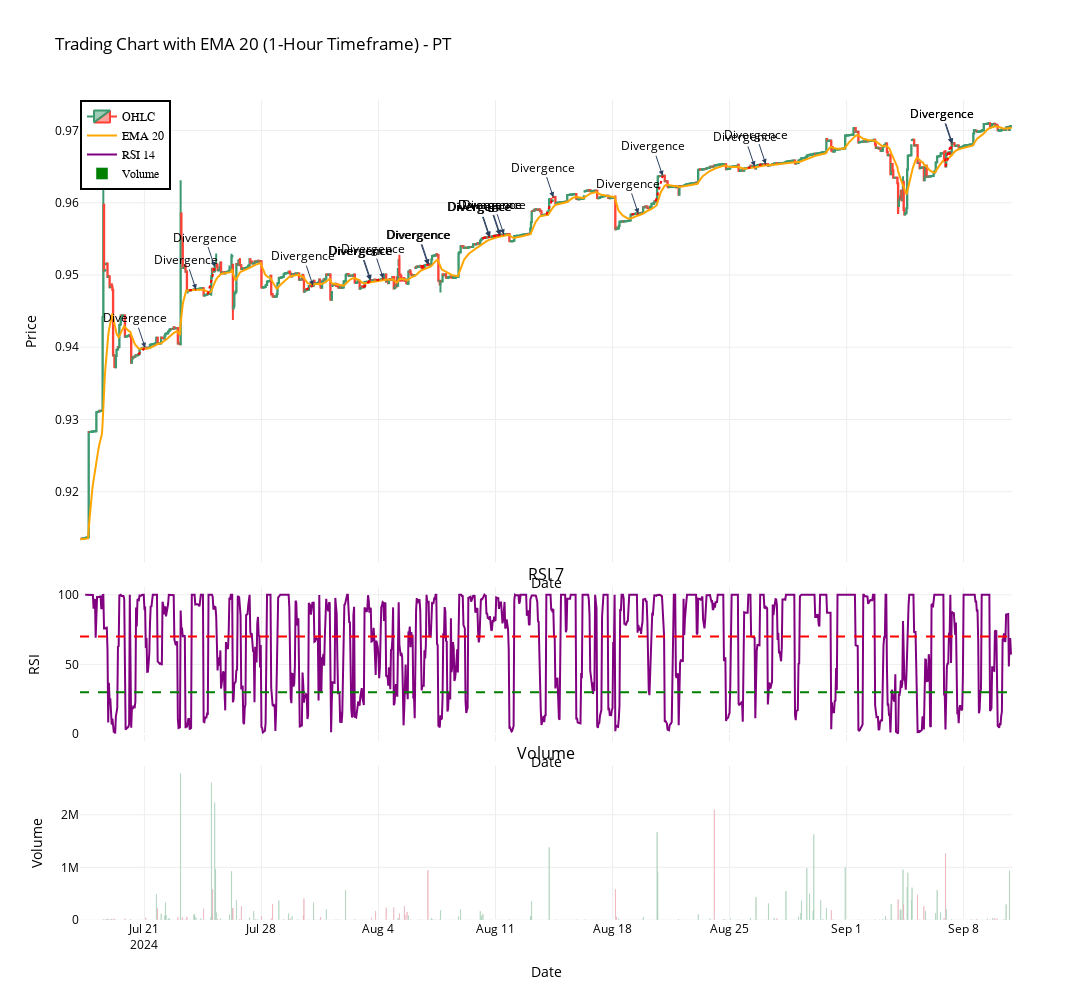
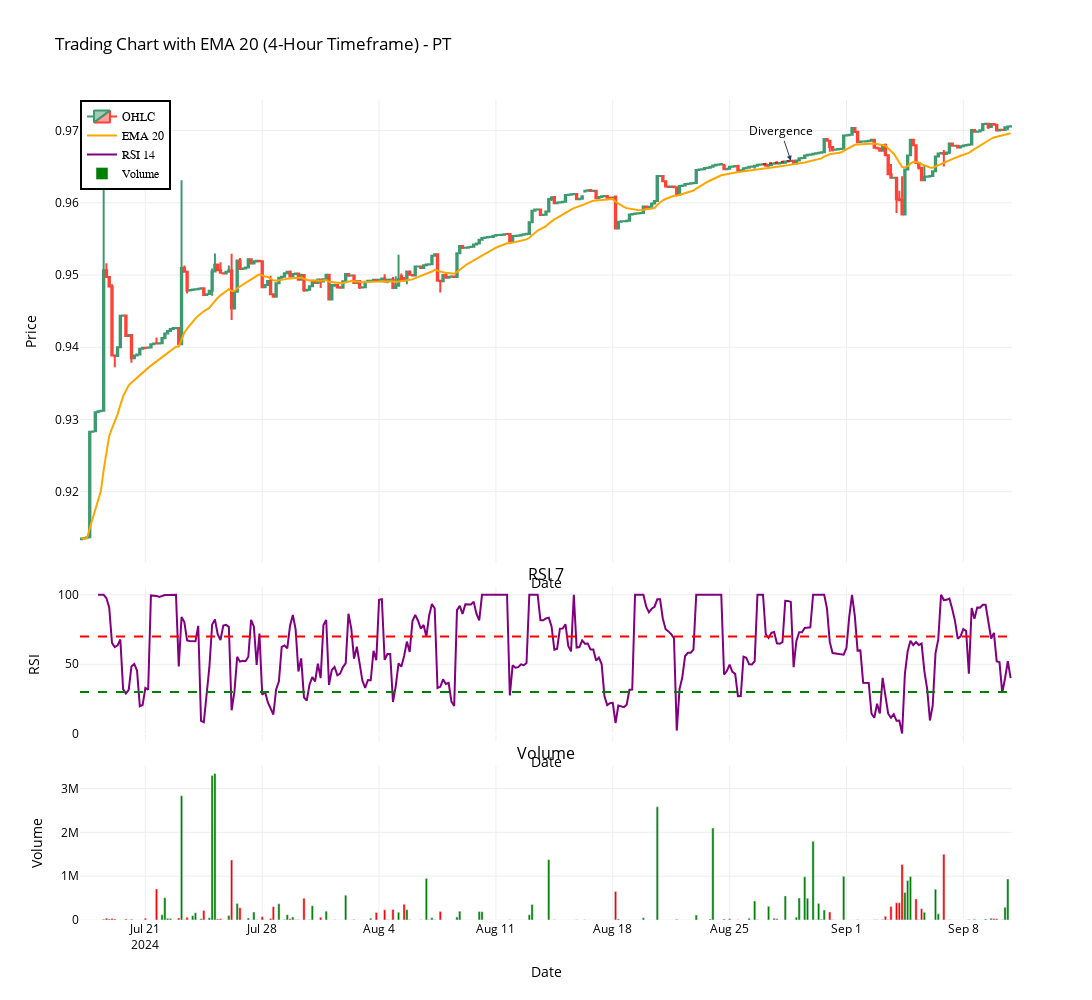
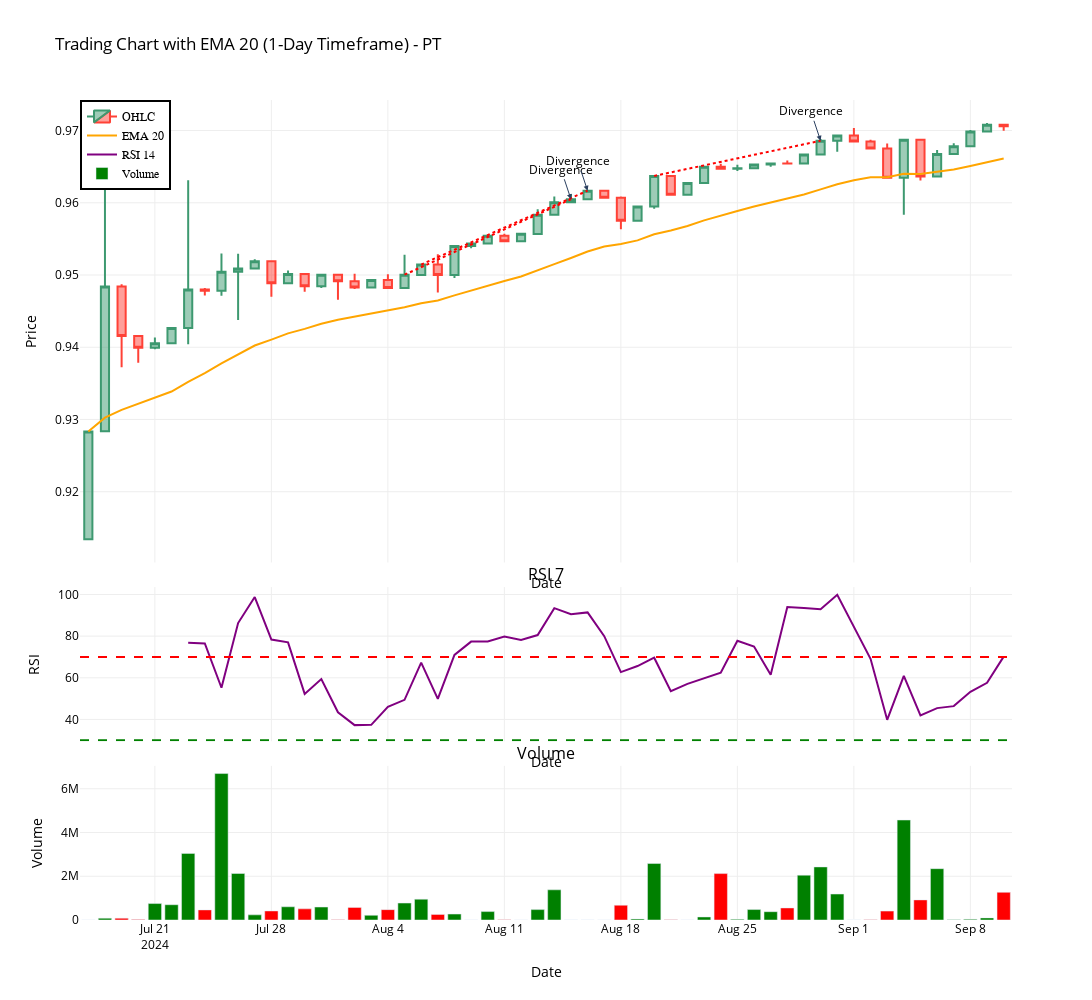

These figures' notebook cell, in order:
### Code cell
def calculate_ema(data, period = 20):
    return data.ewm(span=period, adjust=False).mean()

def calculate_rsi(data, period=7):
    delta = data.diff()
    gain = (delta.where(delta > 0, 0)).rolling(window=period).mean()
    loss = (-delta.where(delta < 0, 0)).rolling(window=period).mean()
    rs = gain / loss
    return 100 - (100 / (1 + rs))

def detect_divergence(price, rsi, window=5, forward_window=5):
    divergences = []
    for i in range(window, len(price) - forward_window):
        price_window = price[i-window:i+1]
        rsi_window = rsi[i-window:i+1]
        
        price_forward = price[i+2:i+1+forward_window]  # Start 2 periods later
        rsi_forward = rsi[i+2:i+1+forward_window]  # Start 2 periods later
        
        # Check if RSI is within the valid range (5 <= RSI <= 95)
        if 5 <= rsi_window.iloc[-1] <= 95:
            if price_window.iloc[-1] > price_window.iloc[:-1].max():  # New high in price
                if rsi_window.iloc[-1] <= rsi_window.iloc[:-1].max():  # Not a new high in RSI
                    if len(price_forward) >= 2 and price_forward.max() > price_window.iloc[-1]:  # Price continues to make new highs
                        if rsi_forward.max() <= rsi_window.iloc[-1]:  # RSI doesn't make new highs
                            if rsi_window.iloc[-1] > 65:  # RSI is above 65
                                divergences.append((i))
            
            elif price_window.iloc[-1] < price_window.iloc[:-1].min():  # New low in price
                if rsi_window.iloc[-1] >= rsi_window.iloc[:-1].min():  # Not a new low in RSI
                    if len(price_forward) >= 2 and price_forward.min() < price_window.iloc[-1]:  # Price continues to make new lows
                        if rsi_forward.min() >= rsi_window.iloc[-1]:  # RSI doesn't make new lows
                            if rsi_window.iloc[-1] < 35:  # RSI is below 35
                                divergences.append((i))
    
    return divergences
def create_chart(df, title):
    # Calculate EMA 20 and RSI 14
    df['EMA20'] = calculate_ema(df['Close'], 20)
    df['RSI7'] = calculate_rsi(df['Close'], 7)
    
    # Detect divergences
    divergences = detect_divergence(df['Close'], df['RSI7'])

    fig = make_subplots(rows=3, cols=1, shared_xaxes=True, 
                        vertical_spacing=0.03, subplot_titles=('', 'RSI 7', 'Volume'), 
                        row_heights=[0.6, 0.2, 0.2])

    # Add OHLC candlesticks
    fig.add_trace(go.Candlestick(
        x=df.index,
        open=df['Open'],
        high=df['High'],
        low=df['Low'],
        close=df['Close'],
        name='OHLC'
    ), row=1, col=1)

    # Add EMA 20
    fig.add_trace(go.Scatter(
        x=df.index,
        y=df['EMA20'],
        line=dict(color='orange', width=2),
        name='EMA 20'
    ), row=1, col=1)

    # Add RSI 14
    fig.add_trace(go.Scatter(
        x=df.index,
        y=df['RSI7'],
        line=dict(color='purple', width=2),
        name='RSI 14'
    ), row=2, col=1)

    # Add RSI overbought/oversold lines
    fig.add_hline(y=70, line_dash="dash", line_color="red", row=2, col=1)
    fig.add_hline(y=30, line_dash="dash", line_color="green", row=2, col=1)

    # Add volume bars
    colors = ['red' if row['Open'] > row['Close'] else 'green' for index, row in df.iterrows()]
    fig.add_trace(go.Bar(
        x=df.index, 
        y=df['Volume'],
        marker_color=colors,
        name='Volume'
    ), row=3, col=1)

    # Add divergence markers
    for div in divergences:
        fig.add_shape(
            type="line",
            x0=df.index[div-10], y0=df['Close'].iloc[div-10],
            x1=df.index[div], y1=df['Close'].iloc[div],
            line=dict(color="red", width=2, dash="dot"),
            row=1, col=1
        )
        fig.add_annotation(
            x=df.index[div], y=df['Close'].iloc[div],
            text="Divergence",
            showarrow=True,
            arrowhead=2,
            row=1, col=1
        )

    # Update layout
    fig.update_layout(
        title=title,
        height=1000,
        width=1200,
        showlegend=True,
        paper_bgcolor='white',
        plot_bgcolor='white',
        font=dict(color='black'),
        xaxis=dict(
            title='Date',
            gridcolor='#EEEEEE',
            rangeslider=dict(visible=False)
        ),
        xaxis2=dict(
            title='Date',
            gridcolor='#EEEEEE'
        ),
        xaxis3=dict(
            title='Date',
            gridcolor='#EEEEEE'
        ),
        legend=dict(
            x=0,
            y=1,
            traceorder="normal",
            font=dict(
                family="sans-serif",
                size=12,
                color="black"
            ),
            bgcolor="white",
            bordercolor="black",
            borderwidth=2
        )
    )

    fig.update_yaxes(title_text='Price', row=1, col=1, gridcolor='#EEEEEE')
    fig.update_yaxes(title_text='RSI', row=2, col=1, gridcolor='#EEEEEE')
    fig.update_yaxes(title_text='Volume', row=3, col=1, gridcolor='#EEEEEE')

    return fig

def resample_to_daily(df):
    """Resample the DataFrame to daily timeframe."""
    return df.resample('1D').agg({
        'Open': 'first',
        'High': 'max',
        'Low': 'min',
        'Close': 'last',
        'Volume': 'sum'
    })

def resample_to_4h(df):
    """Resample the DataFrame to daily timeframe."""
    return df.resample('4H').agg({
        'Open': 'first',
        'High': 'max',
        'Low': 'min',
        'Close': 'last',
        'Volume': 'sum'
    })

def create_and_save_charts(df, base_filename):
    """Create and save both 1-hour and 1-day charts."""
    # Prepare the DataFrame
    df = prepare_dataframe(df)

    # Create 1-hour timeframe chart with EMA
    fig_1h = create_chart(df, f'Trading Chart with EMA 20 (1-Hour Timeframe) - {base_filename}')

    # Resample to 1-day timeframe
    df_1d = resample_to_daily(df)

    # Resample to 1-day timeframe
    df_4h = resample_to_4h(df)

    # Create 1-day timeframe chart with EMA
    fig_1d = create_chart(df_1d, f'Trading Chart with EMA 20 (1-Day Timeframe) - {base_filename}')

    # Create 4-hour timeframe chart with EMA
    fig_4h = create_chart(df_4h, f'Trading Chart with EMA 20 (4-Hour Timeframe) - {base_filename}')

    # Show both charts
    fig_1h.show()
    fig_4h.show()
    fig_1d.show()
    # Save the charts to HTML files
    fig_1h.write_html(f"trading_chart_with_ema20_1h_{base_filename}.html")
    fig_1d.write_html(f"trading_chart_with_ema20_1d_{base_filename}.html")
    fig_4h.write_html(f"trading_chart_with_ema20_4h_{base_filename}.html")
    print(f"Charts saved as 'trading_chart_with_ema20_1h_{base_filename}.html' and 'trading_chart_with_ema20_1d_{base_filename}.html'.")

create_and_save_charts(dfPT, "PT")

### Figure 1 — Plotly figure (JSON) as saved in the notebook; plotly's stock layout.template omitted (floating-point values rounded to 4 significant figures; data arrays with more than 128 entries replaced by an {"elided": "..."} marker saying what was removed)
{"data": [{"close": {"elided": "1337 float values"}, "high": {"elided": "1337 float values"}, "low": {"elided": "1337 float values"}, "name": "OHLC", "open": {"elided": "1337 float values"}, "type": "candlestick", "x": {"elided": "1337 str values"}, "xaxis": "x", "yaxis": "y"}, {"line": {"color": "orange", "width": 2}, "name": "EMA 20", "type": "scatter", "x": {"elided": "1337 str values"}, "xaxis": "x", "y": {"elided": "1337 float values"}, "yaxis": "y"}, {"line": {"color": "purple", "width": 2}, "name": "RSI 14", "type": "scatter", "x": {"elided": "1337 str values"}, "xaxis": "x2", "y": {"elided": "1337 float values"}, "yaxis": "y2"}, {"marker": {"color": {"elided": "1337 str values"}}, "name": "Volume", "type": "bar", "x": {"elided": "1337 str values"}, "xaxis": "x3", "y": {"elided": "1337 float values"}, "yaxis": "y3"}], "layout": {"annotations": [{"font": {"size": 16}, "showarrow": false, "text": "RSI 7", "x": 0.5, "xanchor": "center", "xref": "paper", "y": 0.406, "yanchor": "bottom", "yref": "paper"}, {"font": {"size": 16}, "showarrow": false, "text": "Volume", "x": 0.5, "xanchor": "center", "xref": "paper", "y": 0.188, "yanchor": "bottom", "yref": "paper"}, {"arrowhead": 2, "showarrow": true, "text": "Divergence", "x": "2024-07-21T01:00:00+00:00", "xref": "x", "y": 0.9399, "yref": "y"}, {"arrowhead": 2, "showarrow": true, "text": "Divergence", "x": "2024-07-24T02:00:00+00:00", "xref": "x", "y": 0.948, "yref": "y"}, {"arrowhead": 2, "showarrow": true, "text": "Divergence", "x": "2024-07-25T05:00:00+00:00", "xref": "x", "y": 0.9511, "yref": "y"}, {"arrowhead": 2, "showarrow": true, "text": "Divergence", "x": "2024-07-31T02:00:00+00:00", "xref": "x", "y": 0.9485, "yref": "y"}, {"arrowhead": 2, "showarrow": true, "text": "Divergence", "x": "2024-08-03T12:00:00+00:00", "xref": "x", "y": 0.9493, "yref": "y"}, {"arrowhead": 2, "showarrow": true, "text": "Divergence", "x": "2024-08-03T13:00:00+00:00", "xref": "x", "y": 0.9493, "yref": "y"}, {"arrowhead": 2, "showarrow": true, "text": "Divergence", "x": "2024-08-04T07:00:00+00:00", "xref": "x", "y": 0.9495, "yref": "y"}, {"arrowhead": 2, "showarrow": true, "text": "Divergence", "x": "2024-08-06T23:00:00+00:00", "xref": "x", "y": 0.9515, "yref": "y"}, {"arrowhead": 2, "showarrow": true, "text": "Divergence", "x": "2024-08-07T00:00:00+00:00", "xref": "x", "y": 0.9515, "yref": "y"}, {"arrowhead": 2, "showarrow": true, "text": "Divergence", "x": "2024-08-10T15:00:00+00:00", "xref": "x", "y": 0.9553, "yref": "y"}, {"arrowhead": 2, "showarrow": true, "text": "Divergence", "x": "2024-08-10T16:00:00+00:00", "xref": "x", "y": 0.9553, "yref": "y"}, {"arrowhead": 2, "showarrow": true, "text": "Divergence", "x": "2024-08-11T06:00:00+00:00", "xref": "x", "y": 0.9555, "yref": "y"}, {"arrowhead": 2, "showarrow": true, "text": "Divergence", "x": "2024-08-11T07:00:00+00:00", "xref": "x", "y": 0.9555, "yref": "y"}, {"arrowhead": 2, "showarrow": true, "text": "Divergence", "x": "2024-08-11T12:00:00+00:00", "xref": "x", "y": 0.9556, "yref": "y"}, {"arrowhead": 2, "showarrow": true, "text": "Divergence", "x": "2024-08-14T11:00:00+00:00", "xref": "x", "y": 0.9608, "yref": "y"}, {"arrowhead": 2, "showarrow": true, "text": "Divergence", "x": "2024-08-19T13:00:00+00:00", "xref": "x", "y": 0.9585, "yref": "y"}, {"arrowhead": 2, "showarrow": true, "text": "Divergence", "x": "2024-08-21T00:00:00+00:00", "xref": "x", "y": 0.9637, "yref": "y"}, {"arrowhead": 2, "showarrow": true, "text": "Divergence", "x": "2024-08-26T12:00:00+00:00", "xref": "x", "y": 0.965, "yref": "y"}, {"arrowhead": 2, "showarrow": true, "text": "Divergence", "x": "2024-08-27T04:00:00+00:00", "xref": "x", "y": 0.9654, "yref": "y"}, {"arrowhead": 2, "showarrow": true, "text": "Divergence", "x": "2024-09-07T07:00:00+00:00", "xref": "x", "y": 0.9682, "yref": "y"}, {"arrowhead": 2, "showarrow": true, "text": "Divergence", "x": "2024-09-07T08:00:00+00:00", "xref": "x", "y": 0.9682, "yref": "y"}], "font": {"color": "black"}, "height": 1000, "legend": {"bgcolor": "white", "bordercolor": "black", "borderwidth": 2, "font": {"color": "black", "family": "sans-serif", "size": 12}, "traceorder": "normal", "x": 0, "y": 1}, "paper_bgcolor": "white", "plot_bgcolor": "white", "shapes": [{"line": {"color": "red", "dash": "dash"}, "type": "line", "x0": 0, "x1": 1, "xref": "x2 domain", "y0": 70, "y1": 70, "yref": "y2"}, {"line": {"color": "green", "dash": "dash"}, "type": "line", "x0": 0, "x1": 1, "xref": "x2 domain", "y0": 30, "y1": 30, "yref": "y2"}, {"line": {"color": "red", "dash": "dot", "width": 2}, "type": "line", "x0": "2024-07-20T15:00:00+00:00", "x1": "2024-07-21T01:00:00+00:00", "xref": "x", "y0": 0.939, "y1": 0.9399, "yref": "y"}, {"line": {"color": "red", "dash": "dot", "width": 2}, "type": "line", "x0": "2024-07-23T16:00:00+00:00", "x1": "2024-07-24T02:00:00+00:00", "xref": "x", "y0": 0.9479, "y1": 0.948, "yref": "y"}, {"line": {"color": "red", "dash": "dot", "width": 2}, "type": "line", "x0": "2024-07-24T19:00:00+00:00", "x1": "2024-07-25T05:00:00+00:00", "xref": "x", "y0": 0.9473, "y1": 0.9511, "yref": "y"}, {"line": {"color": "red", "dash": "dot", "width": 2}, "type": "line", "x0": "2024-07-30T16:00:00+00:00", "x1": "2024-07-31T02:00:00+00:00", "xref": "x", "y0": 0.948, "y1": 0.9485, "yref": "y"}, {"line": {"color": "red", "dash": "dot", "width": 2}, "type": "line", "x0": "2024-08-03T02:00:00+00:00", "x1": "2024-08-03T12:00:00+00:00", "xref": "x", "y0": 0.9483, "y1": 0.9493, "yref": "y"}, {"line": {"color": "red", "dash": "dot", "width": 2}, "type": "line", "x0": "2024-08-03T03:00:00+00:00", "x1": "2024-08-03T13:00:00+00:00", "xref": "x", "y0": 0.9483, "y1": 0.9493, "yref": "y"}, {"line": {"color": "red", "dash": "dot", "width": 2}, "type": "line", "x0": "2024-08-03T21:00:00+00:00", "x1": "2024-08-04T07:00:00+00:00", "xref": "x", "y0": 0.9493, "y1": 0.9495, "yref": "y"}, {"line": {"color": "red", "dash": "dot", "width": 2}, "type": "line", "x0": "2024-08-06T13:00:00+00:00", "x1": "2024-08-06T23:00:00+00:00", "xref": "x", "y0": 0.9512, "y1": 0.9515, "yref": "y"}, {"line": {"color": "red", "dash": "dot", "width": 2}, "type": "line", "x0": "2024-08-06T14:00:00+00:00", "x1": "2024-08-07T00:00:00+00:00", "xref": "x", "y0": 0.951, "y1": 0.9515, "yref": "y"}, {"line": {"color": "red", "dash": "dot", "width": 2}, "type": "line", "x0": "2024-08-10T05:00:00+00:00", "x1": "2024-08-10T15:00:00+00:00", "xref": "x", "y0": 0.955, "y1": 0.9553, "yref": "y"}, {"line": {"color": "red", "dash": "dot", "width": 2}, "type": "line", "x0": "2024-08-10T06:00:00+00:00", "x1": "2024-08-10T16:00:00+00:00", "xref": "x", "y0": 0.9551, "y1": 0.9553, "yref": "y"}, {"line": {"color": "red", "dash": "dot", "width": 2}, "type": "line", "x0": "2024-08-10T20:00:00+00:00", "x1": "2024-08-11T06:00:00+00:00", "xref": "x", "y0": 0.9554, "y1": 0.9555, "yref": "y"}, {"line": {"color": "red", "dash": "dot", "width": 2}, "type": "line", "x0": "2024-08-10T21:00:00+00:00", "x1": "2024-08-11T07:00:00+00:00", "xref": "x", "y0": 0.9554, "y1": 0.9555, "yref": "y"}, {"line": {"color": "red", "dash": "dot", "width": 2}, "type": "line", "x0": "2024-08-11T02:00:00+00:00", "x1": "2024-08-11T12:00:00+00:00", "xref": "x", "y0": 0.9555, "y1": 0.9556, "yref": "y"}, {"line": {"color": "red", "dash": "dot", "width": 2}, "type": "line", "x0": "2024-08-14T01:00:00+00:00", "x1": "2024-08-14T11:00:00+00:00", "xref": "x", "y0": 0.9584, "y1": 0.9608, "yref": "y"}, {"line": {"color": "red", "dash": "dot", "width": 2}, "type": "line", "x0": "2024-08-19T03:00:00+00:00", "x1": "2024-08-19T13:00:00+00:00", "xref": "x", "y0": 0.9584, "y1": 0.9585, "yref": "y"}, {"line": {"color": "red", "dash": "dot", "width": 2}, "type": "line", "x0": "2024-08-20T14:00:00+00:00", "x1": "2024-08-21T00:00:00+00:00", "xref": "x", "y0": 0.9602, "y1": 0.9637, "yref": "y"}, {"line": {"color": "red", "dash": "dot", "width": 2}, "type": "line", "x0": "2024-08-26T02:00:00+00:00", "x1": "2024-08-26T12:00:00+00:00", "xref": "x", "y0": 0.9648, "y1": 0.965, "yref": "y"}, {"line": {"color": "red", "dash": "dot", "width": 2}, "type": "line", "x0": "2024-08-26T18:00:00+00:00", "x1": "2024-08-27T04:00:00+00:00", "xref": "x", "y0": 0.9652, "y1": 0.9654, "yref": "y"}, {"line": {"color": "red", "dash": "dot", "width": 2}, "type": "line", "x0": "2024-09-06T21:00:00+00:00", "x1": "2024-09-07T07:00:00+00:00", "xref": "x", "y0": 0.9658, "y1": 0.9682, "yref": "y"}, {"line": {"color": "red", "dash": "dot", "width": 2}, "type": "line", "x0": "2024-09-06T22:00:00+00:00", "x1": "2024-09-07T08:00:00+00:00", "xref": "x", "y0": 0.965, "y1": 0.9682, "yref": "y"}], "showlegend": true, "title": {"text": "Trading Chart with EMA 20 (1-Hour Timeframe) - PT"}, "width": 1200, "xaxis": {"anchor": "y", "domain": [0, 1], "gridcolor": "#EEEEEE", "matches": "x3", "rangeslider": {"visible": false}, "showticklabels": false, "title": {"text": "Date"}}, "xaxis2": {"anchor": "y2", "domain": [0, 1], "gridcolor": "#EEEEEE", "matches": "x3", "showticklabels": false, "title": {"text": "Date"}}, "xaxis3": {"anchor": "y3", "domain": [0, 1], "gridcolor": "#EEEEEE", "title": {"text": "Date"}}, "yaxis": {"anchor": "x", "domain": [0.436, 1], "gridcolor": "#EEEEEE", "title": {"text": "Price"}}, "yaxis2": {"anchor": "x2", "domain": [0.218, 0.406], "gridcolor": "#EEEEEE", "title": {"text": "RSI"}}, "yaxis3": {"anchor": "x3", "domain": [0, 0.188], "gridcolor": "#EEEEEE", "title": {"text": "Volume"}}}}

### Figure 2 — Plotly figure (JSON) as saved in the notebook; plotly's stock layout.template omitted (floating-point values rounded to 4 significant figures; data arrays with more than 128 entries replaced by an {"elided": "..."} marker saying what was removed)
{"data": [{"close": {"elided": "335 float values"}, "high": {"elided": "335 float values"}, "low": {"elided": "335 float values"}, "name": "OHLC", "open": {"elided": "335 float values"}, "type": "candlestick", "x": {"elided": "335 str values"}, "xaxis": "x", "yaxis": "y"}, {"line": {"color": "orange", "width": 2}, "name": "EMA 20", "type": "scatter", "x": {"elided": "335 str values"}, "xaxis": "x", "y": {"elided": "335 float values"}, "yaxis": "y"}, {"line": {"color": "purple", "width": 2}, "name": "RSI 14", "type": "scatter", "x": {"elided": "335 str values"}, "xaxis": "x2", "y": {"elided": "335 float values"}, "yaxis": "y2"}, {"marker": {"color": {"elided": "335 str values"}}, "name": "Volume", "type": "bar", "x": {"elided": "335 str values"}, "xaxis": "x3", "y": {"elided": "335 float values"}, "yaxis": "y3"}], "layout": {"annotations": [{"font": {"size": 16}, "showarrow": false, "text": "RSI 7", "x": 0.5, "xanchor": "center", "xref": "paper", "y": 0.406, "yanchor": "bottom", "yref": "paper"}, {"font": {"size": 16}, "showarrow": false, "text": "Volume", "x": 0.5, "xanchor": "center", "xref": "paper", "y": 0.188, "yanchor": "bottom", "yref": "paper"}, {"arrowhead": 2, "showarrow": true, "text": "Divergence", "x": "2024-08-28T16:00:00+00:00", "xref": "x", "y": 0.9658, "yref": "y"}], "font": {"color": "black"}, "height": 1000, "legend": {"bgcolor": "white", "bordercolor": "black", "borderwidth": 2, "font": {"color": "black", "family": "sans-serif", "size": 12}, "traceorder": "normal", "x": 0, "y": 1}, "paper_bgcolor": "white", "plot_bgcolor": "white", "shapes": [{"line": {"color": "red", "dash": "dash"}, "type": "line", "x0": 0, "x1": 1, "xref": "x2 domain", "y0": 70, "y1": 70, "yref": "y2"}, {"line": {"color": "green", "dash": "dash"}, "type": "line", "x0": 0, "x1": 1, "xref": "x2 domain", "y0": 30, "y1": 30, "yref": "y2"}, {"line": {"color": "red", "dash": "dot", "width": 2}, "type": "line", "x0": "2024-08-27T00:00:00+00:00", "x1": "2024-08-28T16:00:00+00:00", "xref": "x", "y0": 0.9653, "y1": 0.9658, "yref": "y"}], "showlegend": true, "title": {"text": "Trading Chart with EMA 20 (4-Hour Timeframe) - PT"}, "width": 1200, "xaxis": {"anchor": "y", "domain": [0, 1], "gridcolor": "#EEEEEE", "matches": "x3", "rangeslider": {"visible": false}, "showticklabels": false, "title": {"text": "Date"}}, "xaxis2": {"anchor": "y2", "domain": [0, 1], "gridcolor": "#EEEEEE", "matches": "x3", "showticklabels": false, "title": {"text": "Date"}}, "xaxis3": {"anchor": "y3", "domain": [0, 1], "gridcolor": "#EEEEEE", "title": {"text": "Date"}}, "yaxis": {"anchor": "x", "domain": [0.436, 1], "gridcolor": "#EEEEEE", "title": {"text": "Price"}}, "yaxis2": {"anchor": "x2", "domain": [0.218, 0.406], "gridcolor": "#EEEEEE", "title": {"text": "RSI"}}, "yaxis3": {"anchor": "x3", "domain": [0, 0.188], "gridcolor": "#EEEEEE", "title": {"text": "Volume"}}}}

### Figure 3 — Plotly figure (JSON) as saved in the notebook; plotly's stock layout.template omitted (floating-point values rounded to 4 significant figures)
{"data": [{"close": [0.9283, 0.9484, 0.9416, 0.9399, 0.9405, 0.9427, 0.948, 0.9478, 0.9504, 0.9509, 0.9519, 0.9489, 0.9501, 0.9484, 0.95, 0.9491, 0.9483, 0.9493, 0.9482, 0.95, 0.9515, 0.95, 0.954, 0.9544, 0.9554, 0.9547, 0.9557, 0.9583, 0.9601, 0.9605, 0.9617, 0.9607, 0.9575, 0.9595, 0.9637, 0.9611, 0.9627, 0.965, 0.9647, 0.9648, 0.9653, 0.9655, 0.9654, 0.9667, 0.9686, 0.9693, 0.9685, 0.9675, 0.9635, 0.9687, 0.9636, 0.9668, 0.9678, 0.9699, 0.9708, 0.9706], "high": [0.9283, 0.9659, 0.9487, 0.9417, 0.9413, 0.9428, 0.9631, 0.9482, 0.953, 0.953, 0.9522, 0.9519, 0.9506, 0.9503, 0.9501, 0.9501, 0.9502, 0.9493, 0.9501, 0.9528, 0.9515, 0.9529, 0.954, 0.9544, 0.9554, 0.9557, 0.9557, 0.9591, 0.9609, 0.9612, 0.9618, 0.9617, 0.9609, 0.9595, 0.9637, 0.9638, 0.9627, 0.965, 0.9654, 0.9653, 0.9653, 0.9655, 0.9659, 0.9667, 0.9688, 0.9693, 0.9704, 0.9687, 0.9682, 0.9687, 0.9687, 0.9673, 0.9682, 0.9701, 0.971, 0.9708], "low": [0.9134, 0.9284, 0.9372, 0.9378, 0.9397, 0.9405, 0.9404, 0.9472, 0.9471, 0.9438, 0.9509, 0.947, 0.9489, 0.9477, 0.9482, 0.9466, 0.9481, 0.9483, 0.9481, 0.9482, 0.9499, 0.9476, 0.9496, 0.9537, 0.9544, 0.9547, 0.9547, 0.9557, 0.9583, 0.9601, 0.9605, 0.9606, 0.9564, 0.9575, 0.9592, 0.9611, 0.9611, 0.9627, 0.9646, 0.9644, 0.9647, 0.965, 0.9654, 0.9654, 0.9667, 0.9671, 0.9683, 0.9675, 0.9634, 0.9584, 0.9631, 0.9636, 0.9668, 0.9678, 0.9699, 0.97], "name": "OHLC", "open": [0.9134, 0.9284, 0.9484, 0.9416, 0.9399, 0.9405, 0.9427, 0.948, 0.9478, 0.9504, 0.9509, 0.9519, 0.9489, 0.9501, 0.9485, 0.95, 0.9491, 0.9483, 0.9493, 0.9482, 0.95, 0.9515, 0.95, 0.954, 0.9544, 0.9554, 0.9547, 0.9557, 0.9583, 0.9601, 0.9605, 0.9617, 0.9607, 0.9575, 0.9595, 0.9637, 0.9611, 0.9627, 0.965, 0.9647, 0.9648, 0.9653, 0.9655, 0.9654, 0.9667, 0.9686, 0.9693, 0.9685, 0.9675, 0.9635, 0.9687, 0.9636, 0.9668, 0.9678, 0.9699, 0.9708], "type": "candlestick", "x": ["2024-07-17T00:00:00+00:00", "2024-07-18T00:00:00+00:00", "2024-07-19T00:00:00+00:00", "2024-07-20T00:00:00+00:00", "2024-07-21T00:00:00+00:00", "2024-07-22T00:00:00+00:00", "2024-07-23T00:00:00+00:00", "2024-07-24T00:00:00+00:00", "2024-07-25T00:00:00+00:00", "2024-07-26T00:00:00+00:00", "2024-07-27T00:00:00+00:00", "2024-07-28T00:00:00+00:00", "2024-07-29T00:00:00+00:00", "2024-07-30T00:00:00+00:00", "2024-07-31T00:00:00+00:00", "2024-08-01T00:00:00+00:00", "2024-08-02T00:00:00+00:00", "2024-08-03T00:00:00+00:00", "2024-08-04T00:00:00+00:00", "2024-08-05T00:00:00+00:00", "2024-08-06T00:00:00+00:00", "2024-08-07T00:00:00+00:00", "2024-08-08T00:00:00+00:00", "2024-08-09T00:00:00+00:00", "2024-08-10T00:00:00+00:00", "2024-08-11T00:00:00+00:00", "2024-08-12T00:00:00+00:00", "2024-08-13T00:00:00+00:00", "2024-08-14T00:00:00+00:00", "2024-08-15T00:00:00+00:00", "2024-08-16T00:00:00+00:00", "2024-08-17T00:00:00+00:00", "2024-08-18T00:00:00+00:00", "2024-08-19T00:00:00+00:00", "2024-08-20T00:00:00+00:00", "2024-08-21T00:00:00+00:00", "2024-08-22T00:00:00+00:00", "2024-08-23T00:00:00+00:00", "2024-08-24T00:00:00+00:00", "2024-08-25T00:00:00+00:00", "2024-08-26T00:00:00+00:00", "2024-08-27T00:00:00+00:00", "2024-08-28T00:00:00+00:00", "2024-08-29T00:00:00+00:00", "2024-08-30T00:00:00+00:00", "2024-08-31T00:00:00+00:00", "2024-09-01T00:00:00+00:00", "2024-09-02T00:00:00+00:00", "2024-09-03T00:00:00+00:00", "2024-09-04T00:00:00+00:00", "2024-09-05T00:00:00+00:00", "2024-09-06T00:00:00+00:00", "2024-09-07T00:00:00+00:00", "2024-09-08T00:00:00+00:00", "2024-09-09T00:00:00+00:00", "2024-09-10T00:00:00+00:00"], "xaxis": "x", "yaxis": "y"}, {"line": {"color": "orange", "width": 2}, "name": "EMA 20", "type": "scatter", "x": ["2024-07-17T00:00:00+00:00", "2024-07-18T00:00:00+00:00", "2024-07-19T00:00:00+00:00", "2024-07-20T00:00:00+00:00", "2024-07-21T00:00:00+00:00", "2024-07-22T00:00:00+00:00", "2024-07-23T00:00:00+00:00", "2024-07-24T00:00:00+00:00", "2024-07-25T00:00:00+00:00", "2024-07-26T00:00:00+00:00", "2024-07-27T00:00:00+00:00", "2024-07-28T00:00:00+00:00", "2024-07-29T00:00:00+00:00", "2024-07-30T00:00:00+00:00", "2024-07-31T00:00:00+00:00", "2024-08-01T00:00:00+00:00", "2024-08-02T00:00:00+00:00", "2024-08-03T00:00:00+00:00", "2024-08-04T00:00:00+00:00", "2024-08-05T00:00:00+00:00", "2024-08-06T00:00:00+00:00", "2024-08-07T00:00:00+00:00", "2024-08-08T00:00:00+00:00", "2024-08-09T00:00:00+00:00", "2024-08-10T00:00:00+00:00", "2024-08-11T00:00:00+00:00", "2024-08-12T00:00:00+00:00", "2024-08-13T00:00:00+00:00", "2024-08-14T00:00:00+00:00", "2024-08-15T00:00:00+00:00", "2024-08-16T00:00:00+00:00", "2024-08-17T00:00:00+00:00", "2024-08-18T00:00:00+00:00", "2024-08-19T00:00:00+00:00", "2024-08-20T00:00:00+00:00", "2024-08-21T00:00:00+00:00", "2024-08-22T00:00:00+00:00", "2024-08-23T00:00:00+00:00", "2024-08-24T00:00:00+00:00", "2024-08-25T00:00:00+00:00", "2024-08-26T00:00:00+00:00", "2024-08-27T00:00:00+00:00", "2024-08-28T00:00:00+00:00", "2024-08-29T00:00:00+00:00", "2024-08-30T00:00:00+00:00", "2024-08-31T00:00:00+00:00", "2024-09-01T00:00:00+00:00", "2024-09-02T00:00:00+00:00", "2024-09-03T00:00:00+00:00", "2024-09-04T00:00:00+00:00", "2024-09-05T00:00:00+00:00", "2024-09-06T00:00:00+00:00", "2024-09-07T00:00:00+00:00", "2024-09-08T00:00:00+00:00", "2024-09-09T00:00:00+00:00", "2024-09-10T00:00:00+00:00"], "xaxis": "x", "y": [0.9283, 0.9303, 0.9313, 0.9322, 0.9329, 0.9339, 0.9352, 0.9364, 0.9378, 0.939, 0.9402, 0.9411, 0.9419, 0.9425, 0.9433, 0.9438, 0.9442, 0.9447, 0.9451, 0.9455, 0.9461, 0.9465, 0.9472, 0.9479, 0.9486, 0.9492, 0.9498, 0.9506, 0.9515, 0.9524, 0.9533, 0.954, 0.9543, 0.9548, 0.9556, 0.9562, 0.9568, 0.9576, 0.9582, 0.9589, 0.9595, 0.9601, 0.9606, 0.9611, 0.9619, 0.9626, 0.9631, 0.9635, 0.9635, 0.964, 0.964, 0.9643, 0.9646, 0.9651, 0.9656, 0.9661], "yaxis": "y"}, {"line": {"color": "purple", "width": 2}, "name": "RSI 14", "type": "scatter", "x": ["2024-07-17T00:00:00+00:00", "2024-07-18T00:00:00+00:00", "2024-07-19T00:00:00+00:00", "2024-07-20T00:00:00+00:00", "2024-07-21T00:00:00+00:00", "2024-07-22T00:00:00+00:00", "2024-07-23T00:00:00+00:00", "2024-07-24T00:00:00+00:00", "2024-07-25T00:00:00+00:00", "2024-07-26T00:00:00+00:00", "2024-07-27T00:00:00+00:00", "2024-07-28T00:00:00+00:00", "2024-07-29T00:00:00+00:00", "2024-07-30T00:00:00+00:00", "2024-07-31T00:00:00+00:00", "2024-08-01T00:00:00+00:00", "2024-08-02T00:00:00+00:00", "2024-08-03T00:00:00+00:00", "2024-08-04T00:00:00+00:00", "2024-08-05T00:00:00+00:00", "2024-08-06T00:00:00+00:00", "2024-08-07T00:00:00+00:00", "2024-08-08T00:00:00+00:00", "2024-08-09T00:00:00+00:00", "2024-08-10T00:00:00+00:00", "2024-08-11T00:00:00+00:00", "2024-08-12T00:00:00+00:00", "2024-08-13T00:00:00+00:00", "2024-08-14T00:00:00+00:00", "2024-08-15T00:00:00+00:00", "2024-08-16T00:00:00+00:00", "2024-08-17T00:00:00+00:00", "2024-08-18T00:00:00+00:00", "2024-08-19T00:00:00+00:00", "2024-08-20T00:00:00+00:00", "2024-08-21T00:00:00+00:00", "2024-08-22T00:00:00+00:00", "2024-08-23T00:00:00+00:00", "2024-08-24T00:00:00+00:00", "2024-08-25T00:00:00+00:00", "2024-08-26T00:00:00+00:00", "2024-08-27T00:00:00+00:00", "2024-08-28T00:00:00+00:00", "2024-08-29T00:00:00+00:00", "2024-08-30T00:00:00+00:00", "2024-08-31T00:00:00+00:00", "2024-09-01T00:00:00+00:00", "2024-09-02T00:00:00+00:00", "2024-09-03T00:00:00+00:00", "2024-09-04T00:00:00+00:00", "2024-09-05T00:00:00+00:00", "2024-09-06T00:00:00+00:00", "2024-09-07T00:00:00+00:00", "2024-09-08T00:00:00+00:00", "2024-09-09T00:00:00+00:00", "2024-09-10T00:00:00+00:00"], "xaxis": "x2", "y": [null, null, null, null, null, null, 76.82, 76.51, 55.22, 86.3, 98.77, 78.36, 77.01, 52.26, 59.41, 43.44, 37.26, 37.39, 46.07, 49.42, 67.31, 49.9, 70.99, 77.38, 77.46, 79.78, 78.15, 80.54, 93.46, 90.53, 91.41, 80.0, 62.72, 65.64, 69.64, 53.57, 57.09, 59.85, 62.45, 77.79, 75.04, 61.49, 94.0, 93.5, 92.93, 99.87, 84.28, 69.1, 39.81, 60.95, 41.89, 45.43, 46.39, 53.27, 57.61, 70.17], "yaxis": "y2"}, {"marker": {"color": ["green", "green", "red", "red", "green", "green", "green", "red", "green", "green", "green", "red", "green", "red", "green", "red", "red", "green", "red", "green", "green", "red", "green", "green", "green", "red", "green", "green", "green", "green", "green", "red", "red", "green", "green", "red", "green", "green", "red", "green", "green", "green", "red", "green", "green", "green", "red", "red", "red", "green", "red", "green", "green", "green", "green", "red"]}, "name": "Volume", "type": "bar", "x": ["2024-07-17T00:00:00+00:00", "2024-07-18T00:00:00+00:00", "2024-07-19T00:00:00+00:00", "2024-07-20T00:00:00+00:00", "2024-07-21T00:00:00+00:00", "2024-07-22T00:00:00+00:00", "2024-07-23T00:00:00+00:00", "2024-07-24T00:00:00+00:00", "2024-07-25T00:00:00+00:00", "2024-07-26T00:00:00+00:00", "2024-07-27T00:00:00+00:00", "2024-07-28T00:00:00+00:00", "2024-07-29T00:00:00+00:00", "2024-07-30T00:00:00+00:00", "2024-07-31T00:00:00+00:00", "2024-08-01T00:00:00+00:00", "2024-08-02T00:00:00+00:00", "2024-08-03T00:00:00+00:00", "2024-08-04T00:00:00+00:00", "2024-08-05T00:00:00+00:00", "2024-08-06T00:00:00+00:00", "2024-08-07T00:00:00+00:00", "2024-08-08T00:00:00+00:00", "2024-08-09T00:00:00+00:00", "2024-08-10T00:00:00+00:00", "2024-08-11T00:00:00+00:00", "2024-08-12T00:00:00+00:00", "2024-08-13T00:00:00+00:00", "2024-08-14T00:00:00+00:00", "2024-08-15T00:00:00+00:00", "2024-08-16T00:00:00+00:00", "2024-08-17T00:00:00+00:00", "2024-08-18T00:00:00+00:00", "2024-08-19T00:00:00+00:00", "2024-08-20T00:00:00+00:00", "2024-08-21T00:00:00+00:00", "2024-08-22T00:00:00+00:00", "2024-08-23T00:00:00+00:00", "2024-08-24T00:00:00+00:00", "2024-08-25T00:00:00+00:00", "2024-08-26T00:00:00+00:00", "2024-08-27T00:00:00+00:00", "2024-08-28T00:00:00+00:00", "2024-08-29T00:00:00+00:00", "2024-08-30T00:00:00+00:00", "2024-08-31T00:00:00+00:00", "2024-09-01T00:00:00+00:00", "2024-09-02T00:00:00+00:00", "2024-09-03T00:00:00+00:00", "2024-09-04T00:00:00+00:00", "2024-09-05T00:00:00+00:00", "2024-09-06T00:00:00+00:00", "2024-09-07T00:00:00+00:00", "2024-09-08T00:00:00+00:00", "2024-09-09T00:00:00+00:00", "2024-09-10T00:00:00+00:00"], "xaxis": "x3", "y": [0, 83400.0, 82930.0, 19260.0, 751700.0, 698000.0, 3046000.0, 461600.0, 6696000.0, 2126000.0, 234900.0, 414100.0, 604200.0, 509000.0, 592400.0, 6318.0, 575500.0, 215000.0, 474300.0, 774700.0, 951800.0, 255000.0, 271000.0, 2102.0, 384400.0, 7237.0, 0, 475400.0, 1380000.0, 3841.0, 3407.0, 0, 675600.0, 49990.0, 2582000.0, 15360.0, 518.2, 137900.0, 2122000.0, 31220.0, 477900.0, 380000.0, 551200.0, 2050000.0, 2426000.0, 1187000.0, 5580.0, 12960.0, 406700.0, 4571000.0, 918900.0, 2346000.0, 9809.0, 33110.0, 94940.0, 1264000.0], "yaxis": "y3"}], "layout": {"annotations": [{"font": {"size": 16}, "showarrow": false, "text": "RSI 7", "x": 0.5, "xanchor": "center", "xref": "paper", "y": 0.406, "yanchor": "bottom", "yref": "paper"}, {"font": {"size": 16}, "showarrow": false, "text": "Volume", "x": 0.5, "xanchor": "center", "xref": "paper", "y": 0.188, "yanchor": "bottom", "yref": "paper"}, {"arrowhead": 2, "showarrow": true, "text": "Divergence", "x": "2024-08-15T00:00:00+00:00", "xref": "x", "y": 0.9605, "yref": "y"}, {"arrowhead": 2, "showarrow": true, "text": "Divergence", "x": "2024-08-16T00:00:00+00:00", "xref": "x", "y": 0.9617, "yref": "y"}, {"arrowhead": 2, "showarrow": true, "text": "Divergence", "x": "2024-08-30T00:00:00+00:00", "xref": "x", "y": 0.9686, "yref": "y"}], "font": {"color": "black"}, "height": 1000, "legend": {"bgcolor": "white", "bordercolor": "black", "borderwidth": 2, "font": {"color": "black", "family": "sans-serif", "size": 12}, "traceorder": "normal", "x": 0, "y": 1}, "paper_bgcolor": "white", "plot_bgcolor": "white", "shapes": [{"line": {"color": "red", "dash": "dash"}, "type": "line", "x0": 0, "x1": 1, "xref": "x2 domain", "y0": 70, "y1": 70, "yref": "y2"}, {"line": {"color": "green", "dash": "dash"}, "type": "line", "x0": 0, "x1": 1, "xref": "x2 domain", "y0": 30, "y1": 30, "yref": "y2"}, {"line": {"color": "red", "dash": "dot", "width": 2}, "type": "line", "x0": "2024-08-05T00:00:00+00:00", "x1": "2024-08-15T00:00:00+00:00", "xref": "x", "y0": 0.95, "y1": 0.9605, "yref": "y"}, {"line": {"color": "red", "dash": "dot", "width": 2}, "type": "line", "x0": "2024-08-06T00:00:00+00:00", "x1": "2024-08-16T00:00:00+00:00", "xref": "x", "y0": 0.9515, "y1": 0.9617, "yref": "y"}, {"line": {"color": "red", "dash": "dot", "width": 2}, "type": "line", "x0": "2024-08-20T00:00:00+00:00", "x1": "2024-08-30T00:00:00+00:00", "xref": "x", "y0": 0.9637, "y1": 0.9686, "yref": "y"}], "showlegend": true, "title": {"text": "Trading Chart with EMA 20 (1-Day Timeframe) - PT"}, "width": 1200, "xaxis": {"anchor": "y", "domain": [0, 1], "gridcolor": "#EEEEEE", "matches": "x3", "rangeslider": {"visible": false}, "showticklabels": false, "title": {"text": "Date"}}, "xaxis2": {"anchor": "y2", "domain": [0, 1], "gridcolor": "#EEEEEE", "matches": "x3", "showticklabels": false, "title": {"text": "Date"}}, "xaxis3": {"anchor": "y3", "domain": [0, 1], "gridcolor": "#EEEEEE", "title": {"text": "Date"}}, "yaxis": {"anchor": "x", "domain": [0.436, 1], "gridcolor": "#EEEEEE", "title": {"text": "Price"}}, "yaxis2": {"anchor": "x2", "domain": [0.218, 0.406], "gridcolor": "#EEEEEE", "title": {"text": "RSI"}}, "yaxis3": {"anchor": "x3", "domain": [0, 0.188], "gridcolor": "#EEEEEE", "title": {"text": "Volume"}}}}
